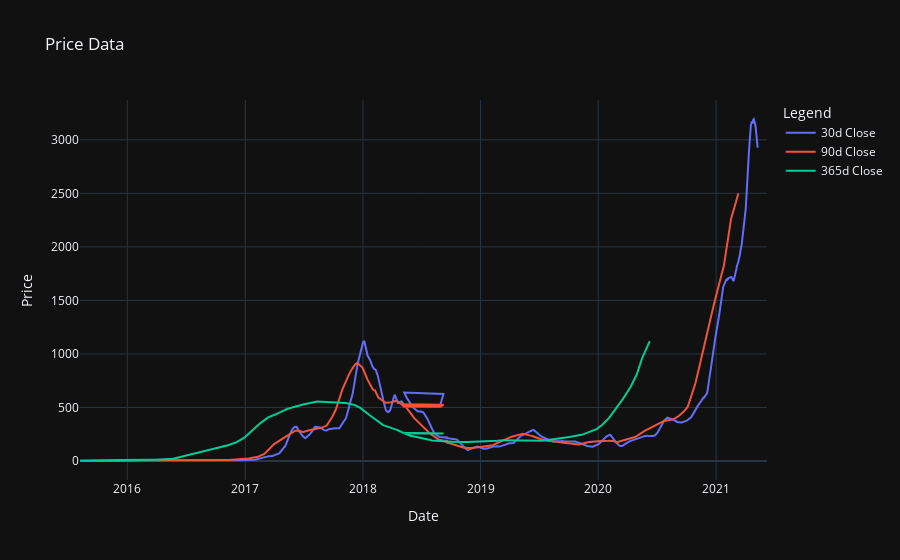

Write notebook code for a chart like this one.
### Markdown cell above
### Rolling Averages

### Code cell
# Full compiled graph of 30-day, 90-day, and 365-day rolling averages

fig = go.Figure()


df_30d_rol = df['Close'].rolling(window = 30).mean()
df_90d_rol = df['Close'].rolling(window = 90).mean()
df_365d_rol = df['Close'].rolling(window = 365).mean()
fig.add_trace(go.Scatter(x=df.index, y=df_30d_rol, mode='lines', name=f'30d Close'))
fig.add_trace(go.Scatter(x=df.index, y=df_90d_rol, mode='lines', name=f'90d Close'))
fig.add_trace(go.Scatter(x=df.index, y=df_365d_rol, mode='lines', name=f'365d Close'))

fig.update_layout(
title='Price Data',
xaxis_title='Date',
yaxis_title='Price',
legend_title='Legend')
fig.show()

### Figure 1 — Plotly figure (JSON) as saved in the notebook; plotly's stock layout.template omitted (floating-point values rounded to 4 significant figures; data arrays with more than 128 entries replaced by an {"elided": "..."} marker saying what was removed)
{"data": [{"mode": "lines", "name": "30d Close", "type": "scatter", "x": {"elided": "2133 str values"}, "y": {"elided": "2133 float values"}}, {"mode": "lines", "name": "90d Close", "type": "scatter", "x": {"elided": "2133 str values"}, "y": {"elided": "2133 float values"}}, {"mode": "lines", "name": "365d Close", "type": "scatter", "x": {"elided": "2133 str values"}, "y": {"elided": "2133 float values"}}], "layout": {"legend": {"title": {"text": "Legend"}}, "title": {"text": "Price Data"}, "xaxis": {"title": {"text": "Date"}}, "yaxis": {"title": {"text": "Price"}}}}
